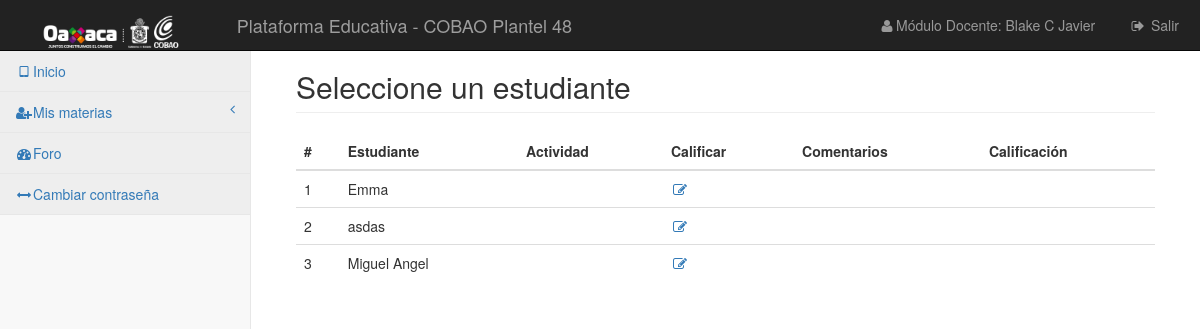
Screenshot of /vistas/actividades/calificar.php?s=1 (signed in) with the database file from the repository.
### tables this page shows
CREATE TABLE `estudiante` (
  `id` int(11) NOT NULL,
  `nombre` varchar(15) DEFAULT NULL,
  `apaterno` varchar(30) DEFAULT NULL,
  `amaterno` varchar(30) DEFAULT NULL,
  `curp` varchar(18) DEFAULT NULL,
  `grado` char(1) DEFAULT NULL,
  `num_control` varchar(15) DEFAULT NULL,
  `escuela_proce` varchar(30) DEFAULT NULL,
  `email` varchar(30) DEFAULT NULL,
  `fecha_nac` date DEFAULT NULL,
  `estado` char(1) DEFAULT NULL,
  `grupo` varchar(5) DEFAULT NULL
);

### librerias/Simple_sessions.php (called while the page is built, shortened)
<?php
class Simple_sessions{
private $my_sess;
public function  __construct($sess_name = 'simple_sessions'){
$this->my_sess = &$_SESSION;
}
public function check_sess($name){
return isset($this->my_sess[$name]);
}
}
?>

### vistas/actividades/calificar.php (the view, shortened to what this page needs)
<?php     ini_set ('error_reporting', E_ALL & ~E_NOTICE);
require_once '../../librerias/Simple_sessions.php';
$obj_ses = new Simple_sessions();
if ($obj_ses->check_sess('userid')) {
require_once '../../plantillas/header.php';
include "../../control/conexion.php";
$ida = $_GET['ida'];
$sem = $_GET['s'];
$idm = $_GET['idm'];
?>
<div id="page-wrapper">
    <div class="container-fluid">
        <div class="row">
            <div class="col-lg-12">
                <h2 class="page-header">Seleccione un estudiante <b></b> </h2>
            </div>
        </div>
        <div class="row">
            <div class="col-lg-12">
                <div class="table-responsive">
                    <table class="table">
                        <thead>
                        <tr>
                            <th>#</th>
                            <th>Estudiante</th>
                            <th>Actividad</th>
                            <th>Calificar</th>
                            <th>Comentarios</th>
                            <th>Calificación</th>
                        </tr>
                        </thead>
                        <tbody>
                        <?php
                        $i = 0;
                        $consulta = "SELECT * FROM `estudiante` WHERE `grado` = '$sem'";
                        $ejecutar = $conexion->query($consulta);
                        while ($datos = $ejecutar->fetch_assoc()) {
                            $ide = $datos['id'];
                            echo "<tr>";
                            echo "<td>". number_format($i += 1) ."</td>";
                            echo "<td>". $datos['nombre'] ."</td>";
                            $traer = "SELECT * FROM `calificacion` WHERE `actividad_id` = '$ida' AND `estu_id` ='$ide'";
                            $ejecutar2 = $conexion->query($traer);
                            $regs  = $ejecutar2->fetch_assoc();
                            echo "<td><a href='".$regs['ruta'] ."'></a></td>";
                            if ($regs['calificacion'] == NULL && empty($regs['estu_id'])) {
                                echo "<td><a href='alta-calf.php?ide=$ide&ida=$ida&idm=$idm' <i class='fa fa-edit fa-fw' aria-hidden='true'></i></a></td>";
                                echo "<td></td>";
                                echo "<td></td>";
                            }else{
                                echo "<td>Calificado</td>";
                                echo "<td>Calificado</td>";
                                echo "<td>". $regs['calificacion'] ."</td>";
                            }
                        }
                        ?>
                        </tbody>
                    </table>
                </div>
            </div>
        </div>
        <?php require_once '../../plantillas/footer.php';
        }
        else{
            header("Location: ../../index.php");
        }
        ?>

### css/startmin.css (style rules this page uses)
body { background-color: #f8f8f8; }
#page-wrapper { padding: 30px 15px 0 15px; min-height: 568px; background-color: #fff; }
@media (min-width:768px) { #page-wrapper { position: inherit; margin-left: 250px; padding: 30px 30px 0 30px; border-left: 1px solid #e7e7e7; } }

### rows the page displays
estudiante: i "1", nombre "Emma"
estudiante: i "2", nombre "asdas"
estudiante: i "3", nombre "Miguel Angel"

### other values shown
$obj_ses->get_value('nombre') "Blake C Javier"
